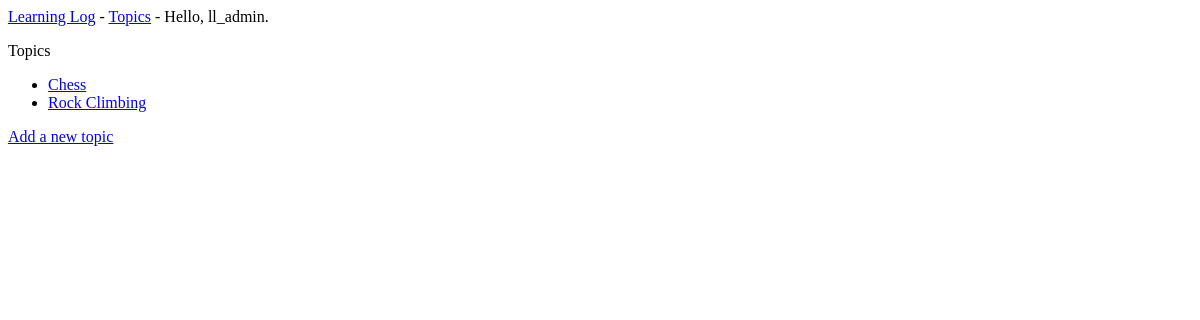
Page /topics/ (signed in) on the earlier database version.
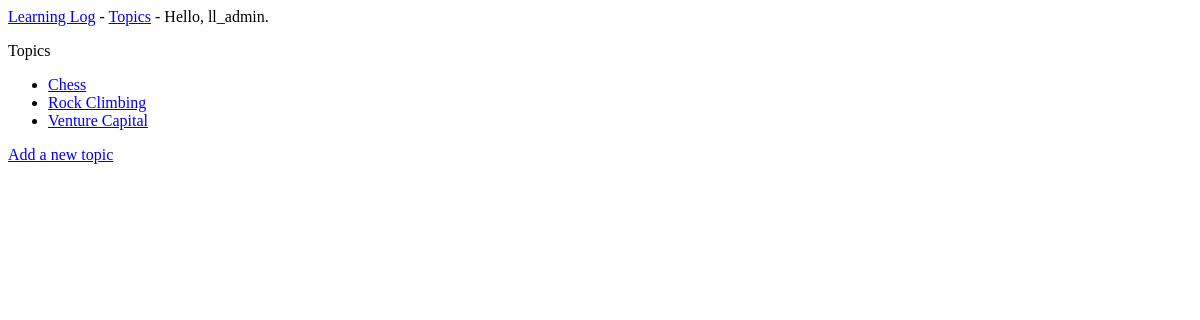
Same page on the later database version.
### learning_logs/models.py (models this page shows, shortened)
class Topic(models.Model):
    text = models.CharField(max_length=200)
    date_added = models.DateTimeField(auto_now_add=True)

### learning_logs/views.py (the view)
# urls.py: path('topics/', views.topics, name='topics'),
def topics(request):
    topics = Topic.objects.order_by('date_added')
    context = {'topics': topics}
    return render(request, 'learning_logs/topics.html', context)

### learning_logs/templates/learning_logs/topics.html
{% extends 'learning_logs/base.html' %} {% block content %}
<p>Topics</p>
<ul>
  {% for topic in topics %}
  <li>
    <a href="{% url 'learning_logs:topic' topic.id%}">{{ topic.text }}</a>
  </li>
  {% empty %}
  <li>No topics have been added yet.</li>
  {% endfor %}
</ul>
<a href="{% url 'learning_logs:new_topic' %}">Add a new topic</a>
{% endblock content %}

Differences in the rows shown:
added Topic: text "Venture Capital"
